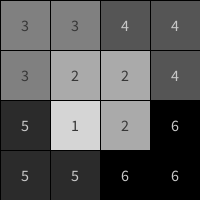
Frame 1 (no input)
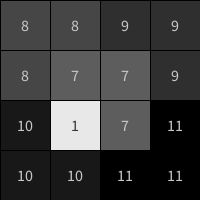
Frame 2 (the mouse pressed at the canvas centre, redrawn once)

The Processing sketch that drew these frames (run headless with seeded random() and noise(); the mouse was pressed at the canvas centre and the sketch redrawn once):

// Processing sketch: ChessBoardOverlay
// ── ChessBoardOverlay.pde
// vim:filetype=java

import java.util.*;

Solver solver;
int k = 2;

void settings() {
  size((1 << k) * 50, (1 << k) * 50);
  pixelDensity(displayDensity());
}

void setup() {
  background(255);

  int size = 1 << k;
  solver = new Solver(size, (int) random(size), (int) random(size));

}

void draw() {
  background(255);

  solver.update();
  solver.draw(); 

  noLoop();
}

// ── Solver.pde
// vim:filetype=java

class Solver {
  private int[][] board;
  private int topRow;
  private int topCol;
  private int dRow;
  private int dCol;
  private int size;
  private int tileNumber;

  public Solver(int size, int dRow, int dCol) {
    this.board = new int[size][size];
    this.topRow = 0;
    this.topCol = 0;
    this.dRow = dRow;
    this.dCol = dCol;
    this.size = size;

    board[dRow][dCol] = 1;
    tileNumber = 2;
  }

  public void update() {
    solve(topRow, topCol, dRow, dCol, size);
  }

  private void solve(int topRow, int topCol, int dRow, int dCol, int size) {
    if (size <= 1) return;

    int tile = tileNumber++;
    int centerRow = topRow + size / 2;
    int centerCol = topCol + size / 2;

    // top left
    if (dRow < centerRow && dCol < centerCol) {
      solve(topRow, topCol, dRow, dCol, size / 2);
    } else {
      board[centerRow - 1][centerCol - 1] = tile;
      solve(topRow, topCol, centerRow - 1, centerCol - 1, size / 2);
    }

    // top right
    if (dRow < centerRow && dCol >= centerCol) {
      solve(topRow, centerCol, dRow, dCol, size / 2);
    } else {
      board[centerRow - 1][centerCol] = tile;
      solve(topRow, centerCol, centerRow - 1, centerCol, size / 2);
    }

    // bottom left
    if (dRow >= centerRow && dCol < centerCol) {
      solve(centerRow, topCol, dRow, dCol, size / 2);
    } else {
      board[centerRow][centerCol - 1] = tile;
      solve(centerRow, topCol, centerRow, centerCol - 1, size / 2);
    }

    // bottom right
    if (dRow >= centerRow && dCol >= centerCol) {
      solve(centerRow, centerCol, dRow, dCol, size / 2);
    } else {
      board[centerRow][centerCol] = tile;
      solve(centerRow, centerCol, centerRow, centerCol, size / 2);
    }
  }

  public void draw() {
    drawGrid();
  }

  private void drawGrid() {
    int size = width / board.length;
    for (int i = 0; i < board.length; i++) {
      for (int j = 0; j < board[0].length; j++) {
        float x = j * size;
        float y = i * size;

        int grey = (int) (board[i][j] * 1.0 / (tileNumber - 1) * 255);
        fill(0, grey);
        rect(x, y, size, size);

        fill(brightness(grey, grey, grey) > 130 ? 200 : 55);
        textSize(16);
        textAlign(CENTER, CENTER);
        text(board[i][j], x + size / 2, y + size / 2);
      }
    }
  }

  private double brightness(int r, int g, int b) {
    return Math.sqrt(0.241 * r * r + 0.691 * g * g + 0.068 * b * b);
  }
}
